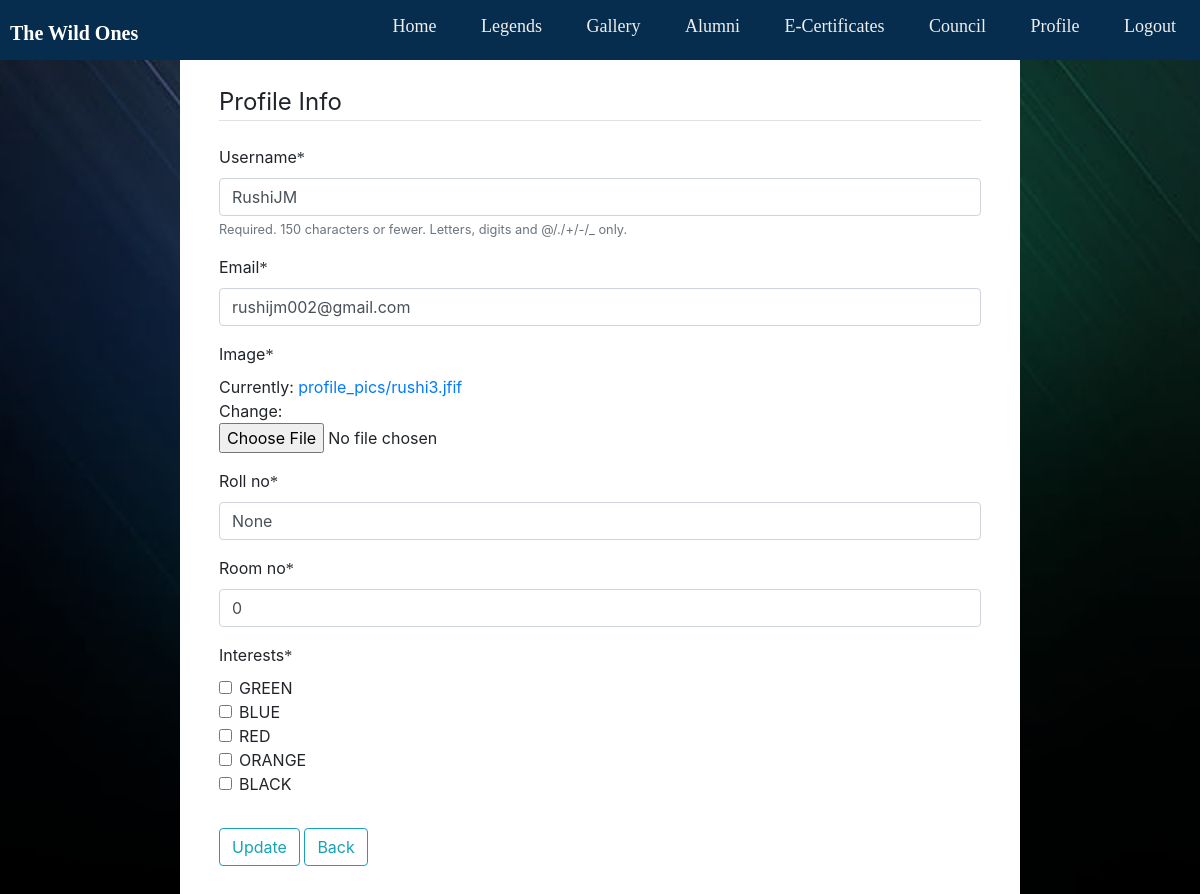
The page /profile_update/ (signed in) on the database as committed earlier.
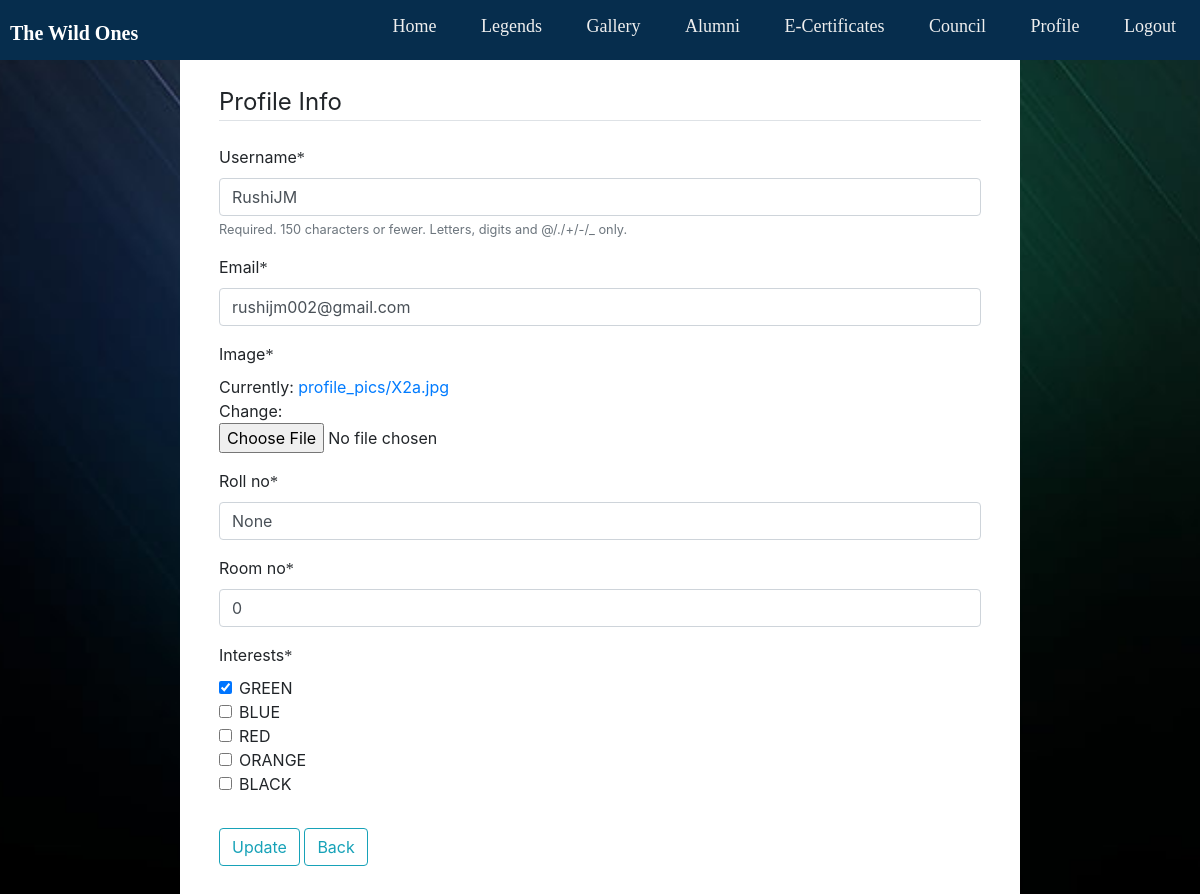
The same page on the database as committed later.
### users/models.py (models this page shows, shortened)
class Profile(models.Model):
    user = models.OneToOneField(User, on_delete=models.CASCADE)
    image = models.ImageField(default = 'default.jpg', upload_to = 'profile_pics')
    roll_no = models.CharField(default = 'None', max_length = 9)
    room_no = models.IntegerField(default = '0',)
    gc_participation = models.CharField(default = 'None', max_length = 1000)
    interests = models.CharField(max_length=100, default = '', blank=True)
    awards = models.CharField(default = 'None', max_length = 150)
    e_certificates = models.ImageField(default = 'default_2.jpg', upload_to = 'profile_pics')
    def __init__(self, *args, **kwargs):
        super().__init__(*args, **kwargs)
        if self.interests:
            self.interests= eval(self.interests)

### users/views.py (the view)
# urls.py: path('profile_update/', user_views.profile_update, name = 'profile_update'),
def profile_update(request):
    if request.method == 'POST':
        u_form = UserUpdateForm(request.POST, instance=request.user)
        p_form = ProfileUpdateForm(request.POST, request.FILES, instance=request.user.profile)
        if u_form.is_valid() and p_form.is_valid():
            u_form.save()
            p_form.save()
            messages.success(request, f'You account has been updated!')
            return redirect('profile')
    else:
        u_form = UserUpdateForm(instance=request.user)
        p_form = ProfileUpdateForm(instance=request.user.profile)
    context = {
            'u_form': u_form,
            'p_form': p_form
    }
    return render(request, 'users/profile_update.html', context)

### users/forms.py
class UserUpdateForm(forms.ModelForm):
    email = forms.EmailField()
    class Meta:
        model = User
        fields = ['username', 'email']

class ProfileUpdateForm(forms.ModelForm):
    interests = forms.MultipleChoiceField(choices=COLOR_CHOICES, widget=forms.CheckboxSelectMultiple)
    class Meta:
        model = Profile
        fields = ['image', 'roll_no', 'room_no', 'interests']

### users/templates/users/profile_update.html (shortened to what this page needs)
{% extends "hostel2/base.html" %}
{% load crispy_forms_tags %}
{% load static %}
  {% block body %}
  <link rel="stylesheet" type="text/css" href="{% static 'users/profile.css' %}">
<div style="background-color: white; margin-left: 15%; margin-right: 15%; padding: 2%;">
  <div class="container">
    <form method="POST" enctype="multipart/form-data">
        <fieldset class="form-group">
            <legend class="border-bottom mb-4">Profile Info</legend>
            {{ u_form|crispy }}
            {{ p_form|crispy }}
        </fieldset>
        <div class="form-group">
            <button class="btn btn-outline-info" type="submit">Update</button>
            <a class="btn btn-outline-info" type="submit" href="{% url 'profile' %}">Back</a>
        </div>
    </form>
  </div>
</div>
  {% endblock body %}

Rows that differ between the two databases and show on the page:
changed Profile "None": interests "☐ ☐ ☐ ☐ ☐" → "☑ ☐ ☐ ☐ ☐"
Other text that changed with them:
text no longer shown: "Image * Currently: profile_pics/rushi3.jfif Change: Roll no * Room no * Interests * GREEN BLUE RED ORANGE BLACK"
text now shown: "Image * Currently: profile_pics/X2a.jpg Change: Roll no * Room no * Interests * GREEN BLUE RED ORANGE BLACK"
